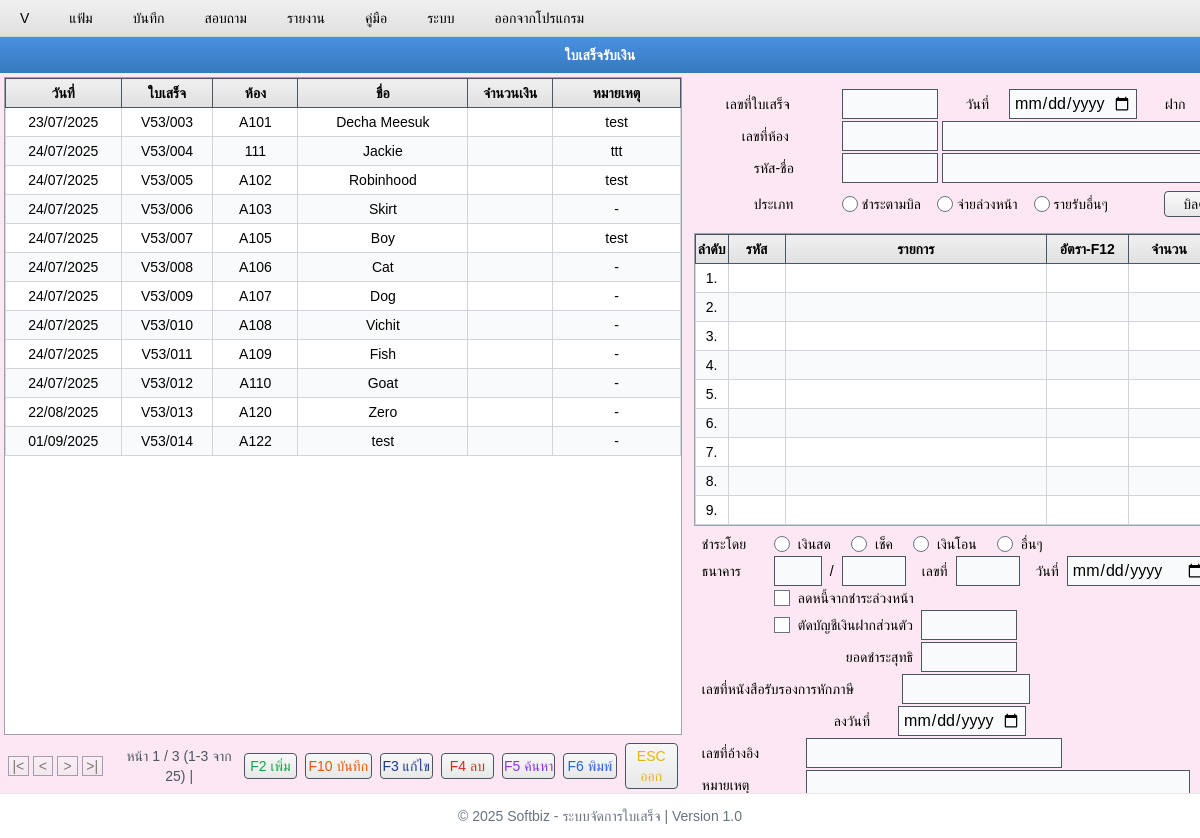
/m35/, run on an earlier commit of the app's database.
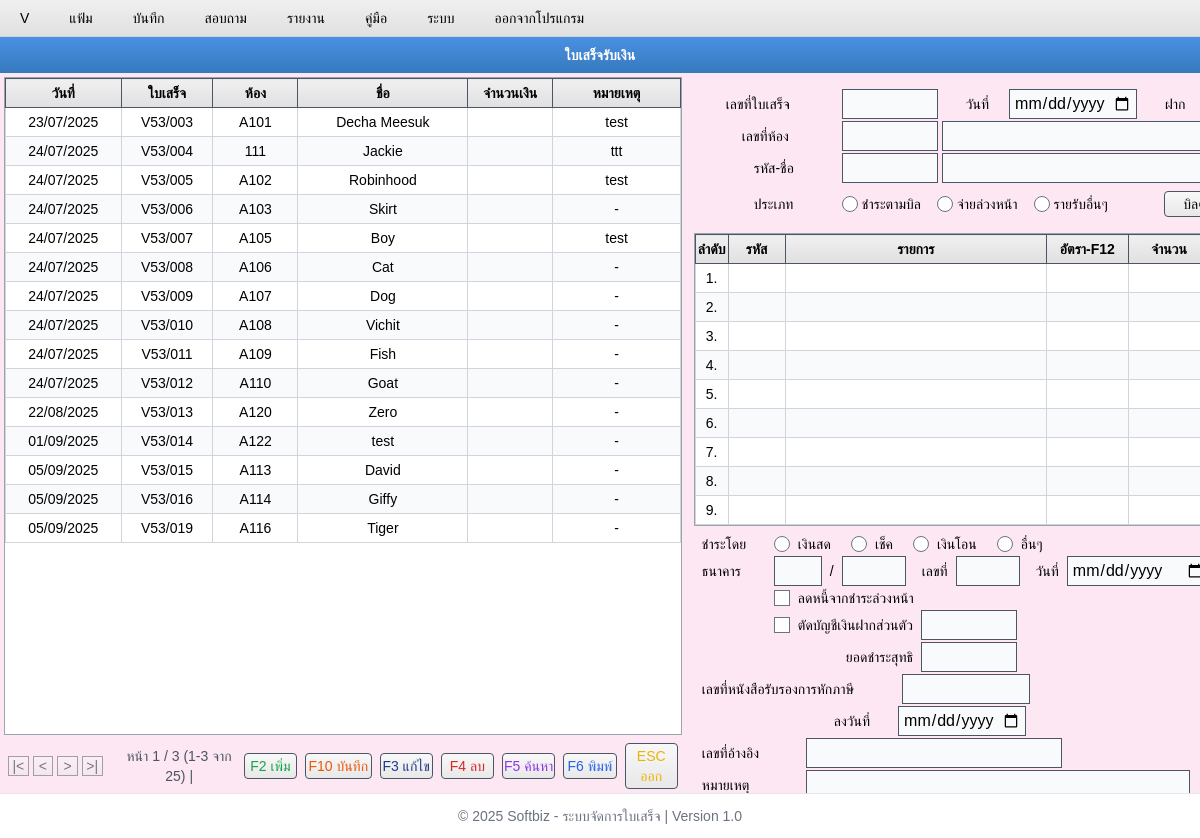
And on a later commit of the database.
### m35/models.py (models this page shows, shortened)
class CmtRctr(models.Model):
    TYPE_CHOICES = [
        ("ชำระตามบิล", "ชำระตามบิล"),
        ("จ่ายล่วงหน้า", "จ่ายล่วงหน้า"),
        ("รายรับอื่นๆ", "รายรับอื่นๆ"),
    ]
    PAYMENT_CHOICES = [
        ("เงินสด", "เงินสด"),
        ("เช็ค", "เช็ค"),
        ("เงินโอน", "เงินโอน"),
        ("อื่นๆ","อื่นๆ")
    ]
    r_c_no = models.CharField(max_length=50, unique=True, verbose_name="เลขที่ใบเสร็จ")
    date = models.DateField(verbose_name="วันที่")
    payin = models.DateField(blank=True, null=True,verbose_name="ฝาก")
    room_no_1 = models.CharField(
        max_length=20, verbose_name="เลขที่ห้อง 1"
    )
    room_no_2 = models.CharField(
        max_length=100, blank=True, null=True, verbose_name="เลขที่ห้อง 2"
    )
    member_1 = models.CharField(max_length=100, verbose_name="รหัส-ชื่อ 1")
    member_2 = models.CharField(max_length=100, blank=True, null=True, verbose_name="รหัส-ชื่อ 2")
    type = models.CharField(
        max_length=20,
        choices=TYPE_CHOICES,
        verbose_name="ประเภท",
        blank=True, null=True  # หากไม่ต้องเลือกก็ใส่ True ทั้งคู่
    )
    payment_method = models.CharField(
    max_length=20,
    choices=PAYMENT_CHOICES,
    verbose_name="ชำระโดย",
    blank=True,
    null=True
    )
    bank_1 = models.CharField(blank=True, null=True,max_length=100, verbose_name="ธนาคาร 1")
    bank_2 = models.CharField(max_length=100, blank=True, null=True, verbose_name="ธนาคาร 2")
    bank_no = models.CharField(blank=True, null=True,max_length=20, verbose_name="เลขที่")
    bank_date = models.DateField(blank=True, null=True,verbose_name="วันที่(ธนาคาร)")
    vat = models.BooleanField(blank=True, null=True,default=False, verbose_name="ภาษีหักณที่จ่าย")
    deduct_from_prepaid = models.BooleanField(blank=True, null=True,default=False, verbose_name="ลดหนี้จากการชำระล่วงหน้า")
    withdraw_from_bankaccount = models.BooleanField(blank=True, null=True,default=False, verbose_name="ตัดบัญชีเงินฝากส่วนตัว")
    withdraw = models.CharField(max_length=100, blank=True, null=True, verbose_name="ตัดบัญชีเงินฝากส่วนตัว(กรอก)")
    total = models.CharField(max_length=100, blank=True, null=True, verbose_name="ยอดชำระสุทธิ")
    tax_no = models.CharField(max_length=100, blank=True, null=True, verbose_name="เลขที่หนังสือรับรองการหักภาษี")
    tax_date = models.DateField(blank=True, null=True,verbose_name="ลงวันที่")
    no_ref = models.CharField(max_length=20, blank=True, null=True, verbose_name="เลขที่อ้างอิง")
    remark_1 = models.TextField(blank=True, null=True, verbose_name="หมายเหตุ 1")
    remark_2 = models.TextField(blank=True, null=True, verbose_name="หมายเหตุ 2")
    textstamp = models.CharField(blank=True, null=True, verbose_name="textstamp")
    timestamp = models.DateTimeField(auto_now=True, verbose_name="เวลาอัพเดท")
    class Meta:
        db_table = "CMT_RCTR"
        verbose_name = "ใบเสร็จรับเงิน"
        verbose_name_plural = "ใบเสร็จรับเงินทั้งหมด"
        ordering = ["-timestamp"]

### m35/views.py (the view, shortened to what this page needs)
# urls.py: path("m35/", include("m35.urls")),
def m35(request):
    data = CmtRctr.objects.all().order_by('id')
    data_value = CmtRctr.objects.all().values().order_by('-id')
    data_artr = CmtArtr.objects.all().values().order_by('-id')
    data_table = CmtArtrItem.objects.filter(textstamp='unpaid').values().order_by('id')
    data_table_json = list(data_table)
    data_list = list(data_value)
    data_artr1 = list(data_artr)
    context = {
        'row_numbers': range(1, 10),  # 1 ถึง 10
        'unpaid_list': [1, 2, 3, 4, 5, 6, 7, 8],
        'payment_choices': CmtRctr.PAYMENT_CHOICES,
        'type_choices': CmtRctr.TYPE_CHOICES,
        'data': data,
        'data_json': json.dumps(data_list, cls=DjangoJSONEncoder),
        'data_artr': json.dumps(data_artr1, cls=DjangoJSONEncoder),
        'data_table': data_table,
        'data_table_json': json.dumps(data_table_json, cls=DjangoJSONEncoder)
    }
    return render(request, 'm35/index.html', context)

### m35/templates/m35/index.html (shortened to what the changed rows need)
{% extends 'base.html' %}
{% load static %}
{% block extra_css %}
<link href="https://cdnjs.cloudflare.com/ajax/libs/flowbite/2.2.1/flowbite.min.css" rel="stylesheet" />
{% endblock %}
{% block content %}
    <div class="flex bg-gray-100 font-thai overflow-hidden" style="height: calc(100vh - 80px);">
        <div class="flex-1 bg-pink-100 flex flex-col text-center">
            <div class="flex-1 overflow-auto border border-gray-400 m-1 bg-white">
                <table class="w-full border-collapse">
                    <thead>
                        <tr>
                            <th class="gradient-light-gray border border-gray-600 px-2 py-1 font-bold sticky top-0 z-10 w-16">วันที่</th>
                            <th class="gradient-light-gray border border-gray-600 px-2 py-1 font-bold sticky top-0 z-10 w-16">ใบเสร็จ</th>
                            <th class="gradient-light-gray border border-gray-600 px-2 py-1 font-bold sticky top-0 z-10 w-16">ห้อง</th>
                            <th class="gradient-light-gray border border-gray-600 px-2 py-1 font-bold sticky top-0 z-10 w-32">ชื่อ</th>
                            <th class="gradient-light-gray border border-gray-600 px-2 py-1 font-bold sticky top-0 z-10 w-16">จำนวนเงิน</th>
                            <th class="gradient-light-gray border border-gray-600 px-2 py-1 font-bold sticky top-0 z-10 w-24">หมายเหตุ</th>
                        </tr>
                    </thead>
                    <tbody id="dataTable">
                        {% for record in data %}
                        <tr onclick="selectRecord(this, '{{ record.id }}')" data-id="{{ record.id }}"
                            class="cursor-pointer hover:bg-blue-100 even:bg-gray-50 border-b border-gray-200">
                            <td class="border border-gray-300 px-2 py-1 whitespace-nowrap">{{ record.date|date:"d/m/Y" }}</td>
                            <td class="border border-gray-300 px-2 py-1 whitespace-nowrap">{{ record.r_c_no}}</td>
                            <td class="border border-gray-300 px-2 py-1 whitespace-nowrap">{{ record.room_no_1 }}</td>
                            <td class="border border-gray-300 px-2 py-1 whitespace-nowrap">{{ record.member_2 }}</td>
                            <td class="border border-gray-300 px-2 py-1 whitespace-nowrap"></td>
                            <td class="border border-gray-300 px-2 py-1 text-center whitespace-nowrap">{{ record.remark_1|default:"-" }}</td>
                        </tr>
                        {% endfor %}
                    </tbody>
                </table>
            </div>
        </div>
        <div class="flex-1 bg-pink-100 flex flex-col">
            <form method="POST" action="" id="formSection" class="bg-pink-100 mb-1">
                <div class="ml-10 py-4">
                    <div class="flex-1">
                        <div class="flex items-center gap-1 mt-2">
                            <label class="w-28 flex-shrink-0 px-7">ประเภท</label>
                            {% for value,label in type_choices %}
                            <input type="radio" id="type_{{ forloop.counter }}" name="type" value="{{value}}" class="accent-blue-600">
                            <label class="mr-3" for="type_{{ forloop.counter }}">{{label}}</label>
                            {% endfor %}
                            <button id="btnUnpaid" type="button" class="w-24 gradient-gray border border-gray-600 py-0.5 cursor-pointer hover:bg-gray-300 ml-10 rounded" data-modal-toggle="unpaidModal" data-modal-target="unpaidModal" onclick="getModal()">บิลค้างชำระ</button>
                        </div>
                    </div>
                </div>
                <div class="bg-pink-100 flex-1 flex flex-col mb-1">
                    <div class="bg-white flex-1 overflow-auto border border-gray-400 mx-2">
                        <table class="w-full border-collapse table-fixed">
                            <thead>
                                <tr>
                                    <th class="gradient-light-gray border border-gray-600 py-1 font-bold sticky top-0 z-10 w-4">ลำดับ</th>
                                    <th class="gradient-light-gray border border-gray-600 px-2 py-1 font-bold sticky top-0 z-10 w-7">รหัส</th>
                                    <th class="gradient-light-gray border border-gray-600 px-2 py-1 font-bold sticky top-0 z-10 w-32">รายการ</th>
                                    <th class="gradient-light-gray border border-gray-600 px-2 py-1 font-bold sticky top-0 z-10 w-10">อัตรา-F12</th>
                                    <th class="gradient-light-gray border border-gray-600 px-2 py-1 font-bold sticky top-0 z-10 w-10">จำนวน</th>
                                </tr>
                            </thead>
                            <tbody id="dataTable1">
                                {% for i in row_numbers %}
                                <tr onclick=""
                                    class="cursor-pointer hover:bg-blue-100 even:bg-gray-50 border-b border-gray-200">
                                    <td class="border border-gray-300 py-1 text-center row-number"></td>
                                    <td class="border border-gray-300 px-2 py-1 whitespace-nowrap"></td>
                                    <td class="border border-gray-300 px-2 py-1 whitespace-nowrap"></td>
                                    <td class="border border-gray-300 px-2 py-1 whitespace-nowrap"></td>
                                    <td class="border border-gray-300 px-2 py-1 whitespace-nowrap"></td>
                                </tr>
                                {% endfor %}
                            </tbody>
                        </table>
                    </div>
                    <div class="p-2 flex items-start gap-4">
                        <div class="flex-1 text-sm space-y-0.5 ml-2">
                            <div class="flex items-center gap-2">
                                <label class="w-16">ชำระโดย</label>
                                {% for value,label in payment_choices %}
                                <input type="radio" id="payment_method_{{ forloop.counter }}" name="payment_method" value="{{value}}" class="accent-blue-600">
                                <label class="mr-3" for="payment_method_{{ forloop.counter }}">{{label}}</label>
                                {% endfor %}
                            </div>
                        </div>
                    </div>
                </div>
            </form>
        </div>
    </div>
{% endblock %}

What changed in the data, as far as the page shows it:
added CmtRctr: date "05/09/2025", r_c_no "V53/015", room_no_1 "A113", member_2 "David", remark_1 "-"
added CmtRctr: date "05/09/2025", r_c_no "V53/016", room_no_1 "A114", member_2 "Giffy", remark_1 "-"
added CmtRctr: date "05/09/2025", r_c_no "V53/019", room_no_1 "A116", member_2 "Tiger", remark_1 "-"
